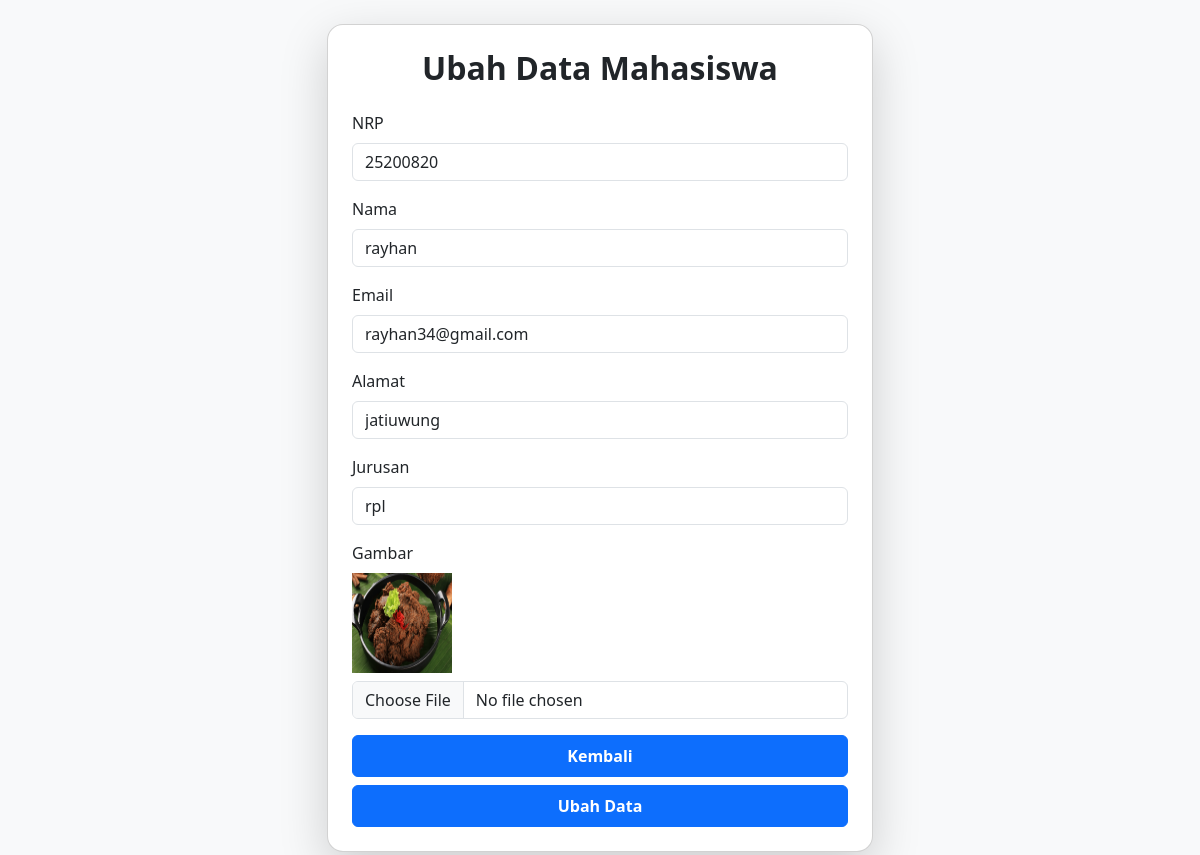
/crudai/ubah.php?id=9, run on the app's committed database.
### tables this page shows
CREATE TABLE `mahasiswa` (
  `id` int NOT NULL,
  `nama` varchar(100) NOT NULL,
  `nrp` varchar(20) NOT NULL,
  `email` varchar(100) NOT NULL,
  `jurusan` varchar(100) NOT NULL,
  `gambar` varchar(100) NOT NULL,
  `alamat` varchar(100) NOT NULL
);

### crudai/function.php (called while the page is built, shortened)
<?php
$conn = mysqli_connect("localhost", "root", "", "belajarphp");
function select($query)
{
    global $conn;
    $result = mysqli_query($conn, $query);
    $rows = [];
    while ($row = mysqli_fetch_assoc($result)) {
        $rows[] = $row;
    }
    return $rows;
}

### crudai/ubah.php (the view, shortened to what this page needs)
<?php
require 'function.php';
$id = $_GET['id'];
$mahasiswa = select("SELECT * FROM mahasiswa where id= $id")[0];
?>
<!DOCTYPE html>
<html lang="en">
<head>
    <link href="https://cdn.jsdelivr.net/npm/bootstrap@5.3.2/dist/css/bootstrap.min.css" rel="stylesheet" />
</head>
<body class="bg-light py-4">
    <div class="container">
        <div class="row justify-content-center">
            <div class="col-md-6">
                <div class="card shadow-lg rounded-4">
                    <div class="card-body p-4">
                        <h2 class="text-center mb-4 fw-bold">Ubah Data Mahasiswa</h2>
                        <form action="" method="post" enctype="multipart/form-data">
                            <div class="mb-3">
                                <label for="nrp" class="form-label">NRP</label>
                                <input type="text" name="nrp" id="nrp" class="form-control" value="<?= $mahasiswa['nrp'] ?>" required />
                            </div>
                            <div class="mb-3">
                                <label for="nama" class="form-label">Nama</label>
                                <input type="text" name="nama" id="nama" class="form-control" value="<?= $mahasiswa['nama'] ?>" required />
                            </div>
                            <div class="mb-3">
                                <label for="email" class="form-label">Email</label>
                                <input type="text" name="email" id="email" class="form-control" value="<?= $mahasiswa['email'] ?>" required />
                            </div>
                            <div class="mb-3">
                                <label for="alamat" class="form-label">Alamat</label>
                                <input type="text" name="alamat" id="alamat" class="form-control" value="<?= $mahasiswa['alamat'] ?>" required />
                            </div>
                            <div class="mb-3">
                                <label for="jurusan" class="form-label">Jurusan</label>
                                <input type="text" name="jurusan" id="jurusan" class="form-control" value="<?= $mahasiswa['jurusan'] ?>" required />
                            </div>
                            <div class="mb-3">
                                <label for="gambar" class="form-label">Gambar</label>
                                <img src="img/<?= $mahasiswa['gambar'] ?>" alt="<?= $mahasiswa['gambar'] ?>" width="100" height="100" class="d-block mb-2">
                                <input type="file" name="gambar" id="gambar" class="form-control" />
                            </div>
                            <a href="index.php" class="btn btn-primary fw-semibold py-2 w-100 mb-2">Kembali</a>
                            <button type="submit" name="submit" class="btn btn-primary w-100 py-2 fw-semibold">Ubah Data</button>
                        </form>
                    </div>
                </div>
            </div>
        </div>
    </div>
</body>
</html>

### data on the page
mahasiswa: nrp "25200820", nama "rayhan", email "rayhan34@gmail.com", alamat "jatiuwung", jurusan "rpl", gambar (picture)
